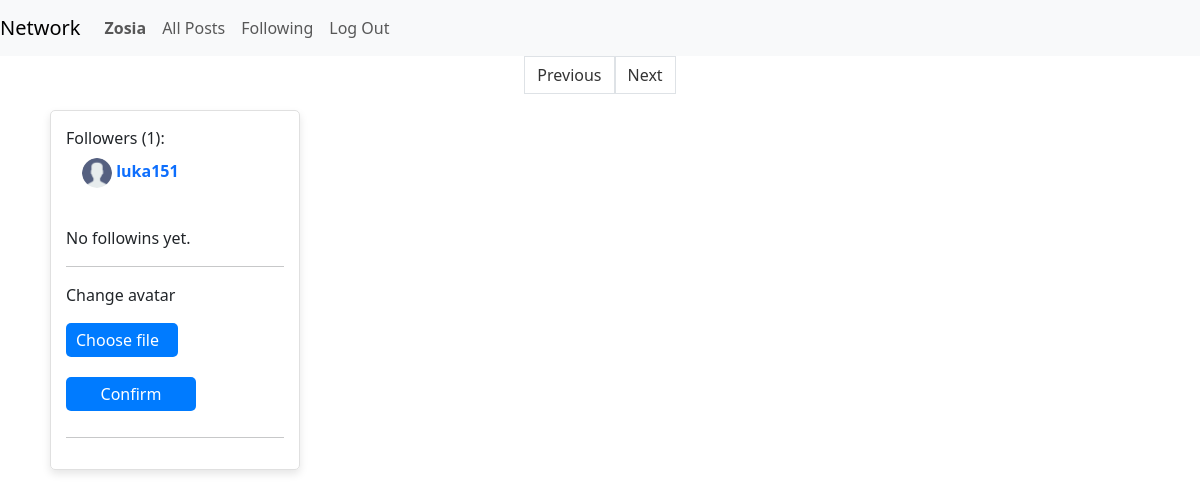
The app's page /profile/Zosia/ (signed in), older data.
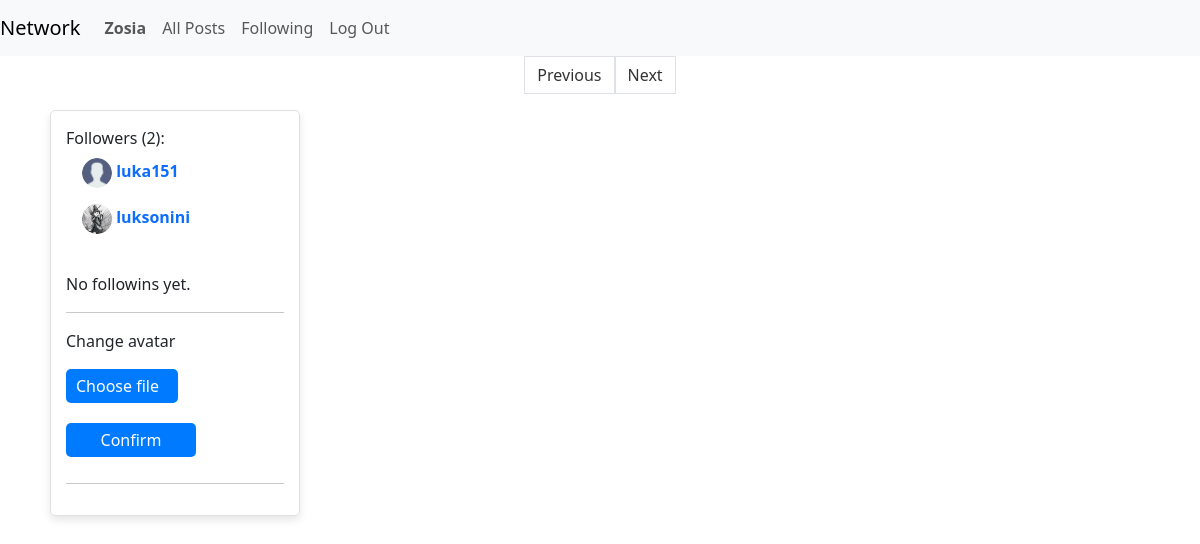
The same page, newer data.
### network/models.py (models this page shows, shortened)
class User(AbstractUser):
    followers = models.ManyToManyField('self', related_name='followed_by', blank=True, symmetrical=False)
    following = models.ManyToManyField('self', related_name='follows', blank=True, symmetrical=False)
    profile_picture = models.ImageField(upload_to='profile_pictures/', default='profile_pictures/user.png')

### network/views.py (the view, shortened to what this page needs)
# urls.py: path("profile/<str:username>/", views.profile, name="profile"),
@login_required(login_url='login')
def profile(request, username):
    if username != 'all':
        current_user = request.user
        user = get_object_or_404(User, username=username)
        followers = user.followers.all()
        followings = user.following.all()
        is_follower_value = current_user in followers
    return render(request, "network/index.html", {
        "username": username,
        "followers": followers,
        "followings": followings,
        'is_follower': is_follower_value
    })

### network/templates/network/index.html (shortened to what this page needs)
{% extends "network/layout.html" %}
{% load static %}
{% block body %}
    <nav aria-label="Page navigation example">
        <ul class="pagination">
        <li id="prev-button"><a class="page-link">Previous</a></li>
        <li id="next-button"><a class="page-link">Next</a></li>
        </ul>
    </nav>
    <div class=main-body-container>
        <div id="followers_container">
            {% if followers %}
            <p class="follow-title">Followers ({{followers|length}}):</p>
            <div class="follower-list-container">
                <ul class="nav" role="tablist">
                    {% for follower in followers %}
                        <li class="nav-item">
                            <a class="nav-link" href="{% url 'profile' username=follower.username %}">
                                <div class="follower">
                                    <img src="{{follower.profile_picture.url}}" alt="{{follower.username}}">
                                    <strong>{{follower.username}}</strong>
                                </div>
                            </a>
                        </li>
                    {% endfor %}
                </ul>
            </div>
            {% else %}
                <p class="follow-title">No followers yet.</p>
            {% endif %}
            {% if followings %}
            <p class="follow-title">Following ({{followings|length}}):</p>
            <div class="following-list-container">
                <ul class="nav" role="tablist">
                    {% for followed_user in followings %}
                        <li class="nav-item">
                            <a class="nav-link" href="{% url 'profile' username=followed_user.username %}">
                                <div class="following">
                                    <img src="{{followed_user.profile_picture.url}}" alt="{{followed_user.username}}">
                                    <strong>{{followed_user.username}}</strong>
                                </div>
                            </a>
                        </li>
                    {% endfor %}
                </ul>
            </div>
            {% else %}
                <p>No followins yet.</p>
            {% endif %}
            {% if username == request.user.username %}
            <hr>
            <p>Change avatar</p>
            <form class="avatarform" method="POST" enctype="multipart/form-data">
                <label for="avatar" class="label-file">Choose file</label>
                <button type="submit" class="avatar_btn">Confirm</button>
            </form>
            <hr>
            {% endif %}
        </div>
    <div id="posts"></div>
{% endblock %}

Row changes from the older to the newer data that the page shows:
now on this page (row edited): User: profile_picture (picture), username "luksonini"
Text that changed along with them:
{{ followers|length }}: "1" → "2"
